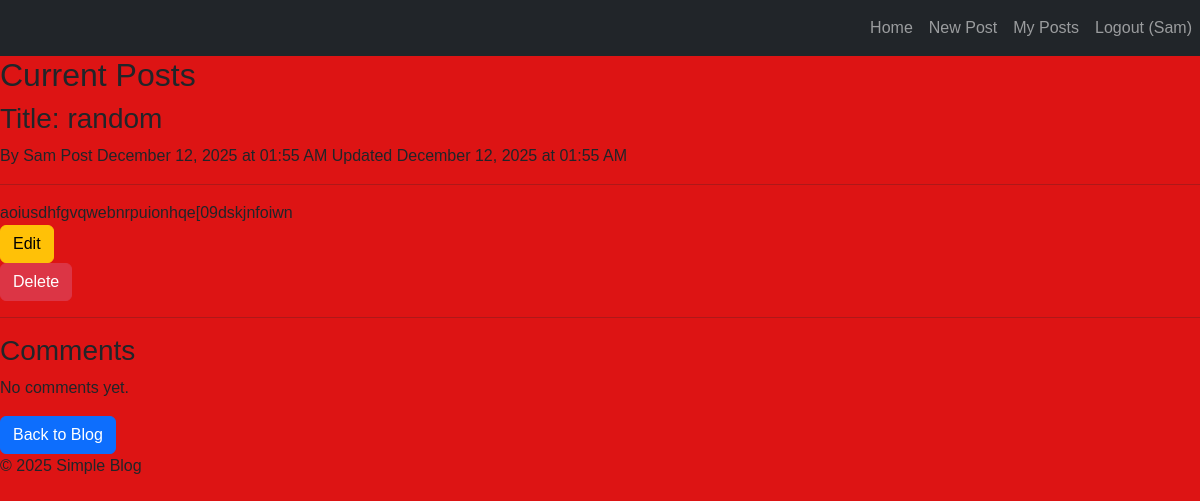
The app's page /post/1 (signed in) with its own data.
### app.py (models this page shows, shortened)
class User(UserMixin, db.Model):
    id = db.Column(db.Integer, primary_key=True)
    username = db.Column(db.String(80), unique=True, nullable=False)
    posts = db.relationship('Post', backref='author', lazy=True, cascade='all, delete-orphan')
    created_at = db.Column(db.DateTime, default=datetime.utcnow)
    password_hash = db.Column(db.String(200), nullable=False)

class Post(db.Model):
    id = db.Column(db.Integer, primary_key=True)
    title = db.Column(db.String(200), nullable=False)
    content = db.Column(db.Text, nullable=False)
    created_at = db.Column(db.DateTime, default=datetime.utcnow)
    updated_at = db.Column(db.DateTime, default=datetime.utcnow, onupdate=datetime.utcnow)
    user_id = db.Column(db.Integer, db.ForeignKey('user.id'), nullable=False)
    comments = db.relationship(
        'Comment', backref='post', lazy=True, cascade='all, delete-orphan', order_by='Comment.created_at.asc()'
    )

### app.py (the view)
@app.route('/post/<int:post_id>')
def view_post(post_id):
    post = Post.query.get_or_404(post_id)
    form = CommentForm()
    return render_template('view_post.html', post=post, form=form)

### app.py (called while the page is built)
@login_manager.user_loader
def load_user(user_id):
    return User.query.get(int(user_id))

### templates/view_post.html (shortened to what this page needs)
{% extends "base.html" %}
    {% block content %}
    <h2>Current Posts</h2>
        <div>
            <h3>Title: {{ post.title }}</h3>
            <p>
                By {{ post.author.username }}
                    Post {{ post.created_at.strftime('%B %d, %Y at %I:%M %p') }}
                {% if post.updated_at != post.created_at %}
                        Updated {{ post.updated_at.strftime('%B %d, %Y at %I:%M %p') }}
                {% endif %}
            </p>
            <hr>
            <div class="content">
                {{ post.content|replace('\n', '<br>')|safe }}
                <br>
            </div>
        </div>
        {% if current_user.is_authenticated and current_user == post.author %}
        <div>
            <a href="{{ url_for('edit_post', post_id=post.id) }}">
               <button type="button" class="btn btn-warning">Edit</button>
            </a>
            <br>
            <form method="POST" action="{{ url_for('delete_post', post_id=post.id) }}" >
                <button class="btn btn-danger"type="submit" onclick="return confirm('Are you sure you want to delete this post?');">Delete</button>
            </form>
        </div>
        {% endif %}
        <hr>
        <div>
            <h3>Comments</h3>
            {% if post.comments %}
                {% for c in post.comments %}
                    <div>
                        <strong>{{ c.author.username }}</strong>
                        <small>{{ c.created_at.strftime('%B %d, %Y at %I:%M %p') }}</small>
                        <p>{{ c.content | replace('\n', '<br>') | safe }}</p>
                    </div>
                {% endfor %}
            {% else %}
                <p>No comments yet.</p>
            {% endif %}
        </div>
        <div>
        <a href="{{ url_for('index') }}"><button type="button" class="btn btn-primary">Back to Blog</button></a>
        </div>
    {% endblock %}

### templates/base.html (shortened to what this page needs)
<!DOCTYPE html>
<html lang="en">
<head>
    <link href="https://cdn.jsdelivr.net/npm/bootstrap@5.3.0/dist/css/bootstrap.min.css" rel="stylesheet">
    <link rel="stylesheet" type="text/css" href="{{ url_for('static', filename='style.css') }}">
</head>
<body>
    <nav class="navbar navbar-expand-lg navbar-dark bg-dark">
        <div class="collapse navbar-collapse" id="navbarNav">
            <ul class="navbar-nav ms-auto">
                <li class="nav-item">
                    <a class="nav-link" href="{{ url_for('index') }}">Home</a>
                </li>
                {% if current_user.is_authenticated %}
                    <li class="nav-item">
                        <a class="nav-link" href="{{ url_for('create_post') }}">New Post</a>
                    </li>
                    <li class="nav-item">
                        <a class="nav-link" href="{{ url_for('user_posts', username=current_user.username) }}">My Posts</a>
                    </li>
                    <li class="nav-item">
                        <a class="nav-link" href="{{ url_for('logout') }}">Logout ({{ current_user.username }})</a>
                    </li>
                {% endif %}
            </ul>
        </div>
    </nav>
    <main>
        {% block content %}{% endblock %}
    </main>
    <footer>
        <div>
            <p1>&copy; 2025 Simple Blog</p1>
        </div>
    </footer>
</body>
</html>

### static/style.css (style rules this page uses)
body { font-family: Arial, sans-serif; background-color: #dd1414; margin: 0; padding: 0; }

### records on screen
User: username "Sam", author.username "Sam"
Post: title "random", created_at "December 12, 2025 at 01:55 AM", updated_at "December 12, 2025 at 01:55 AM", content "aoiusdhfgvqwebnrpuionhqe[09dskjnfoiwn"
